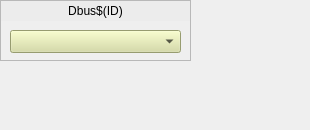
<?xml version="1.0" encoding="UTF-8"?>
<ui version="4.0">
 <class>Form</class>
 <widget class="QWidget" name="Form">
  <property name="geometry">
   <rect>
    <x>0</x>
    <y>0</y>
    <width>310</width>
    <height>130</height>
   </rect>
  </property>
  <property name="windowTitle">
   <string>Form</string>
  </property>
  <widget class="QFrame" name="frame">
   <property name="geometry">
    <rect>
     <x>0</x>
     <y>0</y>
     <width>191</width>
     <height>61</height>
    </rect>
   </property>
   <property name="frameShape">
    <enum>QFrame::StyledPanel</enum>
   </property>
   <property name="frameShadow">
    <enum>QFrame::Raised</enum>
   </property>
   <widget class="caMenu" name="camenu">
    <property name="geometry">
     <rect>
      <x>10</x>
      <y>30</y>
      <width>171</width>
      <height>23</height>
     </rect>
    </property>
    <property name="styleSheet">
     <string notr="true">background-color: rgb(212, 219, 157);</string>
    </property>
    <property name="channel" stdset="0">
     <string notr="true">$(SYS)-$(DEVICE):Dbus$(ID)-Map-Sel</string>
    </property>
   </widget>
   <widget class="caLabel" name="calabel_2">
    <property name="geometry">
     <rect>
      <x>1</x>
      <y>1</y>
      <width>189</width>
      <height>20</height>
     </rect>
    </property>
    <property name="styleSheet">
     <string notr="true">background-color: rgb(236, 236, 236, 255);</string>
    </property>
    <property name="text">
     <string>Dbus$(ID)</string>
    </property>
    <property name="alignment">
     <set>Qt::AlignCenter</set>
    </property>
   </widget>
  </widget>
 </widget>
 <customwidgets>
  <customwidget>
   <class>caMenu</class>
   <extends>QComboBox</extends>
   <header>caMenu</header>
  </customwidget>
  <customwidget>
   <class>caLabel</class>
   <extends>QLabel</extends>
   <header>caLabel</header>
  </customwidget>
 </customwidgets>
 <resources/>
 <connections/>
</ui>
